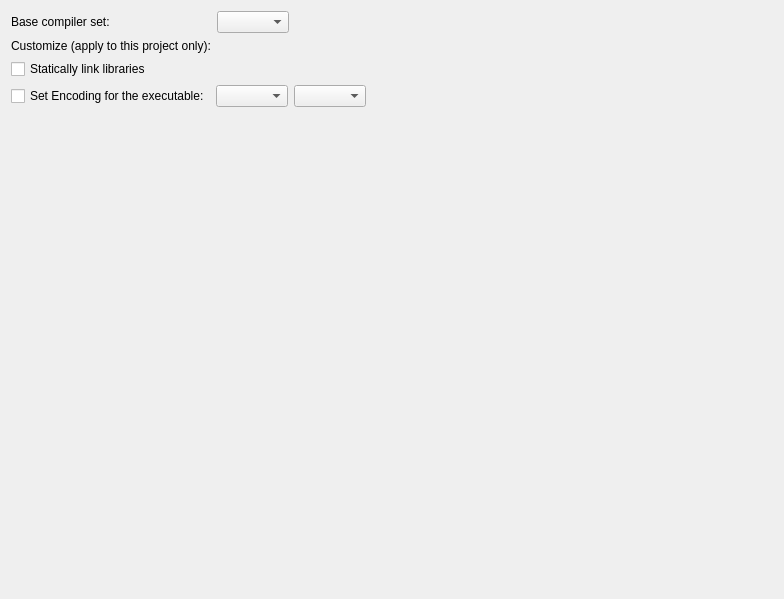
<?xml version="1.0" encoding="UTF-8"?>
<ui version="4.0">
 <class>ProjectCompilerWidget</class>
 <widget class="QWidget" name="ProjectCompilerWidget">
  <property name="geometry">
   <rect>
    <x>0</x>
    <y>0</y>
    <width>784</width>
    <height>599</height>
   </rect>
  </property>
  <property name="windowTitle">
   <string>Form</string>
  </property>
  <layout class="QGridLayout" name="gridLayout">
   <item row="6" column="0" colspan="3">
    <widget class="QWidget" name="widget" native="true"/>
   </item>
   <item row="2" column="0" colspan="3">
    <widget class="QCheckBox" name="chkStaticLink">
     <property name="text">
      <string>Statically link libraries</string>
     </property>
    </widget>
   </item>
   <item row="0" column="2">
    <spacer name="horizontalSpacer">
     <property name="orientation">
      <enum>Qt::Horizontal</enum>
     </property>
     <property name="sizeHint" stdset="0">
      <size>
       <width>40</width>
       <height>20</height>
      </size>
     </property>
    </spacer>
   </item>
   <item row="0" column="1">
    <widget class="QComboBox" name="cbCompilerSet"/>
   </item>
   <item row="0" column="0">
    <widget class="QLabel" name="label">
     <property name="text">
      <string>Base compiler set:</string>
     </property>
    </widget>
   </item>
   <item row="1" column="0">
    <widget class="QLabel" name="label_2">
     <property name="text">
      <string>Customize (apply to this project only):</string>
     </property>
    </widget>
   </item>
   <item row="4" column="0" colspan="3">
    <widget class="CompileArgumentsWidget" name="tabOptions">
     <property name="documentMode">
      <bool>true</bool>
     </property>
    </widget>
   </item>
   <item row="3" column="0" colspan="3">
    <widget class="QWidget" name="panelAddCharset" native="true">
     <layout class="QHBoxLayout" name="horizontalLayout">
      <property name="leftMargin">
       <number>0</number>
      </property>
      <property name="topMargin">
       <number>0</number>
      </property>
      <property name="rightMargin">
       <number>0</number>
      </property>
      <property name="bottomMargin">
       <number>0</number>
      </property>
      <item>
       <widget class="QCheckBox" name="chkAddCharset">
        <property name="text">
         <string>Set Encoding for the executable:</string>
        </property>
       </widget>
      </item>
      <item>
       <widget class="QComboBox" name="cbEncoding"/>
      </item>
      <item>
       <widget class="QComboBox" name="cbEncodingDetails"/>
      </item>
      <item>
       <spacer name="horizontalSpacer_2">
        <property name="orientation">
         <enum>Qt::Horizontal</enum>
        </property>
        <property name="sizeHint" stdset="0">
         <size>
          <width>40</width>
          <height>20</height>
         </size>
        </property>
       </spacer>
      </item>
     </layout>
    </widget>
   </item>
  </layout>
 </widget>
 <customwidgets>
  <customwidget>
   <class>CompileArgumentsWidget</class>
   <extends>QTabWidget</extends>
   <header location="global">widgets/compileargumentswidget.h</header>
   <container>1</container>
  </customwidget>
 </customwidgets>
 <tabstops>
  <tabstop>cbCompilerSet</tabstop>
  <tabstop>chkStaticLink</tabstop>
  <tabstop>chkAddCharset</tabstop>
  <tabstop>cbEncoding</tabstop>
  <tabstop>cbEncodingDetails</tabstop>
  <tabstop>tabOptions</tabstop>
 </tabstops>
 <resources/>
 <connections/>
</ui>
